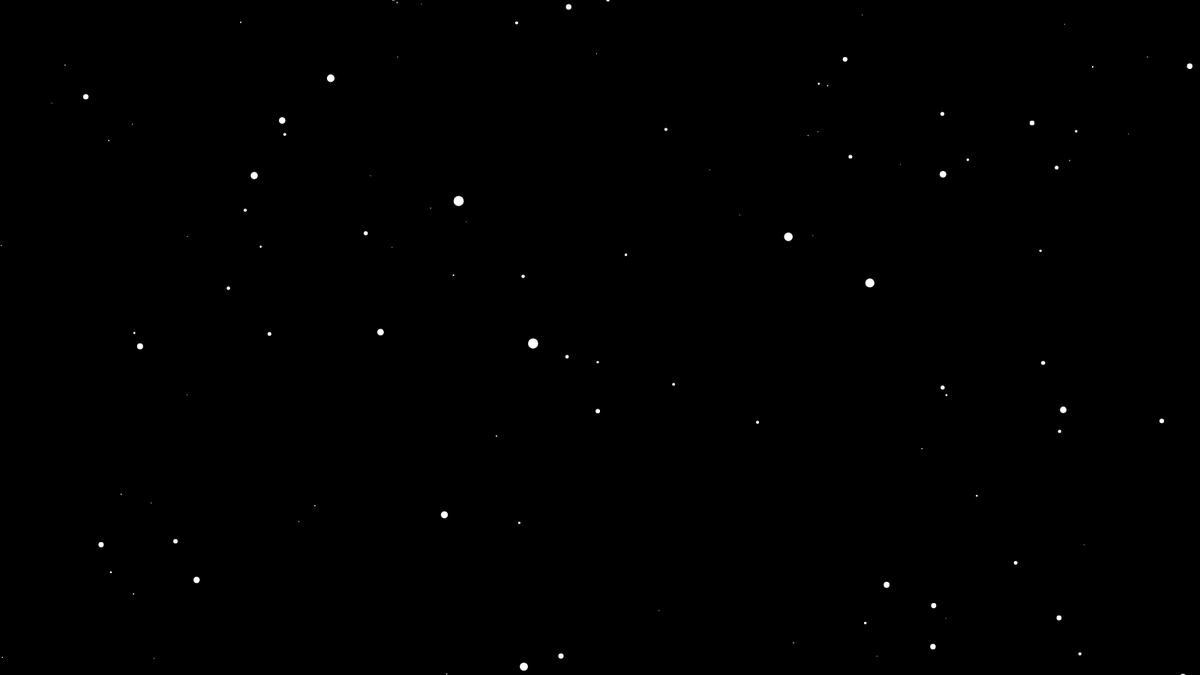
Frame 1 (no input)
Frame 60 (no input): identical to frame 1, image omitted
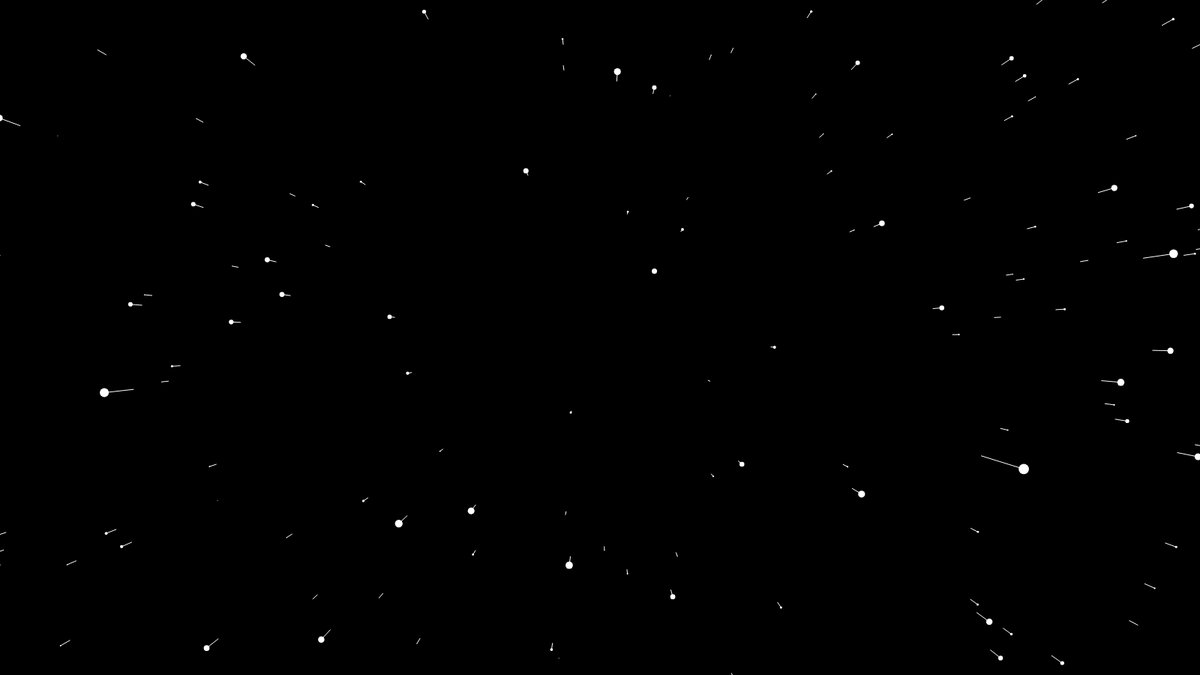
Frame 120 (the mouse pressed at the canvas centre since frame 60)

The p5.js sketch that drew these frames (run headless with seeded random() and noise() and a simulated clock; from frame 60 on, the mouse is pressed at the canvas centre):

// p5.js sketch
// ── sketch.js
let stars = [];

let speed;

function setup() {
  createCanvas(1600, 900);
  for (let i = 0; i < 800; i++) {
    stars[i] = new Star();
  }
}

function draw() {
  speed = map(mouseX, 0, width, 0, 50);
  background(0);
  translate(width / 2, height / 2);
  for (let i = 0; i < stars.length; i++) {
    stars[i].update();
    stars[i].show();
  }
}

// ── star.js
function Star() {
  this.x = random(-width, width);
  this.y = random(-height, height);
  this.z = random(width);
  this.pz = this.z;

  this.update = function() {
    this.z = this.z - speed;
    if (this.z < 1) {
      this.z = width;
      this.x = random(-width, width);
      this.y = random(-height, height);
      this.pz = this.z;
    }
  };

  this.show = function() {
    fill(255);
    noStroke();

    var sx = map(this.x / this.z, 0, 1, 0, width);
    var sy = map(this.y / this.z, 0, 1, 0, height);

    var r = map(this.z, 0, width, 16, 0);
    circle(sx, sy, r, r);

    var px = map(this.x / this.pz, 0, 1, 0, width);
    var py = map(this.y / this.pz, 0, 1, 0, height);

    this.pz = this.z;

    stroke(255);
    line(px, py, sx, sy);
  };
}
